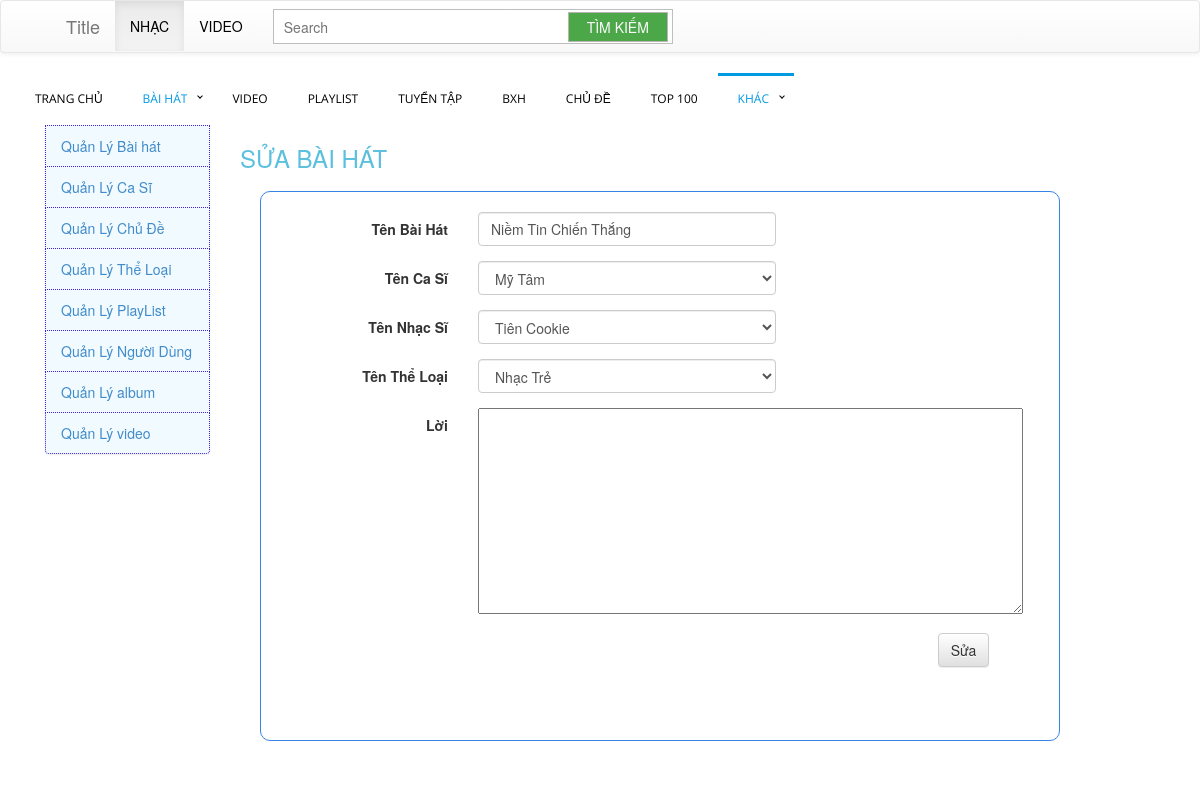
The page /admin/?option=updatebh&id=2 (signed in) on the database its author committed.
### tables this page shows
CREATE TABLE `baihat` (
  `id` int(250) NOT NULL,
  `TenBaiHat` text NOT NULL,
  `CaSiId` int(250) DEFAULT NULL,
  `NhacSiId` int(250) DEFAULT NULL,
  `TheLoaiId` int(250) DEFAULT NULL,
  `DuongDan` text NOT NULL,
  `Loi` text NOT NULL,
  `LuotNghe` int(11) NOT NULL,
  `Album` text NOT NULL,
  `PlaylistId` int(11) NOT NULL
);

CREATE TABLE `casi` (
  `id` int(250) NOT NULL,
  `TenCaSi` text NOT NULL,
  `NgaySinh` date NOT NULL,
  `QueQuan` text NOT NULL,
  `img` text NOT NULL,
  `TieuSu` text NOT NULL
);

CREATE TABLE `nhacsi` (
  `id` int(11) NOT NULL,
  `TenNhacSi` text NOT NULL
);

CREATE TABLE `theloai` (
  `id` int(250) NOT NULL,
  `TenTheLoai` text NOT NULL
);

### connect.php (called while the page is built, shortened)
<?php
class MyConnect
{
    protected  $con;
    public function __construct(){
		$this->con = mysqli_connect("localhost","root","","webmusic");
        mysqli_query($this->con, "set names 'utf8'");
	}
    public function LayBHID($id)
    {
        $sql="SELECT * FROM `baihat`WHERE id like '$id'";
        return mysqli_query($this->con,$sql);
    }
    public function DSCaSi()
    {
        $sql="SELECT id,TenCaSi FROM casi";
        return mysqli_query($this->con,$sql);
    }
    public function DSNhacSi()
    {
        $sql="SELECT id,TenNhacSi FROM nhacsi";
        return mysqli_query($this->con,$sql);
    }
    public function DSTheLoai()
    {
        $sql="SELECT TenTheLoai,id FROM theloai";
        return mysqli_query($this->con,$sql);
    }
}
?>

### admin/editbh.php (the view, shortened to what this page needs)
<?php
if(isset($_GET['id']))
{
    $id =$_GET['id'];
    $a = new MyConnect();
    $us = $a->LayBHID($id);
    if(mysqli_num_rows($us)==1)
    {
        while($r = $us->fetch_object())
        {
?>
<h3>SỬA BÀI HÁT</h3>
<div class="sss" style="width: 800px; height: 550px; border:1px solid #3883e6; border-radius: 10px;padding:20px;margin:20px;">
<form action="" method="POST"  class="form-horizontal" role="form" enctype="multipart/form-data">
  <div class="form-group">
    <label for="input" class="col-sm-3 control-label" >Tên Bài Hát</label>
    <div class="col-sm-5">
      <input type="text" class="form-control" id="tenbh" value="<?php echo $r->TenBaiHat;?>" name="tenbh" placeholder=""required >
    </div>
    <div class="col-sm-4"></div>
  </div>
  <div class="form-group">
    <label for="input" class="col-sm-3 control-label">Tên Ca Sĩ</label>
    <div class="col-sm-5">
      <select class="form-control" id="csid" name="csid" >
      <?php
          $t = new MyConnect();
          $ds = $t->DSCaSi();
          while($cs = $ds->fetch_object())
          {?>
        <option   value="<?php echo $cs->id; ?>" <?php if( $cs->id==$r->CaSiId) echo "selected='selected'";?>>  <?php echo $cs->TenCaSi; ?></option>
        <?php }?>
      </select>
    </div>
  </div>
  <div class="form-group">
  <label for="input" class="col-sm-3 control-label">Tên Nhạc Sĩ</label>
  <div class="col-sm-5">
  <select class="form-control" id="nsid" name="nsid" >
  <?php
      $c = new MyConnect();
      $dsns = $c->DSNhacSi();
      while($ns = $dsns->fetch_object())
      {
  ?>
      <option value="<?php echo $ns->id ;?>" <?php if ($ns->id== $r->NhacSiId) echo "selected='selected'";?>> <?php echo $ns->TenNhacSi; ?></option>
      <?php }?>
  </select>
  </div>
  </div>
    <div class="form-group">
    <label for="input" class="col-sm-3 control-label">Tên Thể Loại</label>
    <div class="col-sm-5">
    <select class="form-control" id="tlid" name="tlid" >
      <?php
        $tl_cn = new MyConnect();
        $dstl = $tl_cn->DSTheLoai();
        while($tl = $dstl->fetch_object()) {
        ?>
        <option value = "<?php echo $tl->id ?>" <?php if($tl->id == $r->TheLoaiId) echo "selected='selected'"; ?> ><?php echo $tl->TenTheLoai ?></option>
        <?php }?>
    </select>
    </div>
    </div>
  <div class="form-group">
    <label for="input" class="col-sm-3 control-label">Lời</label>
    <div class="col-sm-5">
        <textarea name="loi" id="loi"  cols="70" rows="10" value="<?php echo @$r->Loi;?>"> <?php echo @$r->Loi;?></textarea>
    </div>
    </div>
  <div class="form-group">
    <div class="col-sm-offset-10 col-sm-2">
      <button type="submit" class="btn btn-default" name="suabh" id="suabh" >Sửa </button>
    </div>
  </div>
</form>
</div>
<?php
}
}
}
?>

### css/webstyle.css (style rules this page uses)
h3 { color: #5bc0de; }

### rows shown on the page
baihat: tenbh "Niềm Tin Chiến Thắng", csid "Mỹ Tâm", nsid "Tiên Cookie", tlid "Nhạc Trẻ"
